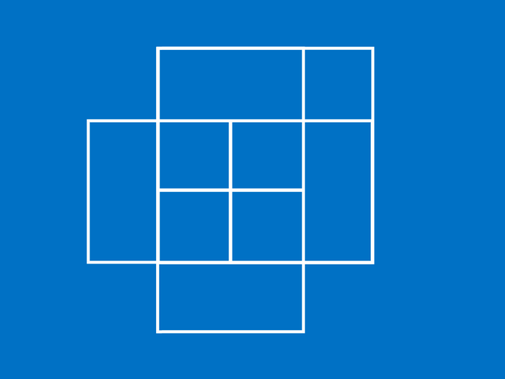
#> input picture quadrados.png, 505 x 379 px
$ python principal.py
#> lines starting #> are read from the running program, lines starting #| are printed output that depends on the picture
import scipy.ndimage as I
import cv2
import numpy as np
from scipy.signal import butter, filtfilt
from matplotlib import pyplot as plt


def keypress():
  ESC = 27
  while True:
    keycode = cv2.waitKey(25)
    if keycode != -1:
      keycode &= 0xFF
      if keycode == ESC:
        break
  cv2.destroyAllWindows()

#### Imagem tons de cinza ######
img_bgr = cv2.imread('quadrados.png')
#> img_bgr is the input picture: shape (379, 505, 3); mean B, G, R 199, 118, 9.1
cv2.imshow('Original', img_bgr)

keypress()
#> (key Esc is pressed here)

img_gray = cv2.cvtColor(img_bgr, cv2.COLOR_BGR2GRAY)
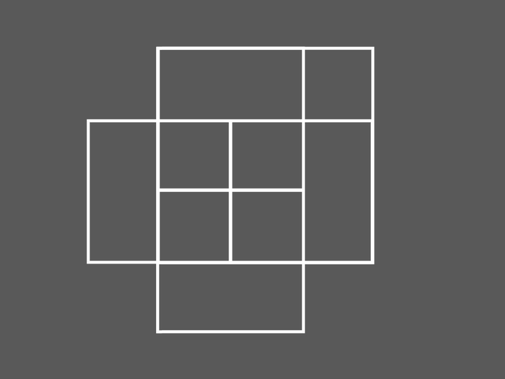
#> img_gray: shape (379, 505); min 79, max 255, mean 94.8

cv2.imshow('Tons de Cinza', img_gray)

keypress()
#> (key Enter is pressed here)
################################

###### FILTRO PASSA-ALTA #####

kernel_5x5 = np.array([
    [-1, -1, -1, -1, -1],
    [-1,  1,  2,  1, -1],
    [-1,  2,  4,  2, -1],
    [-1,  1,  2,  1, -1],
    [-1, -1, -1, -1, -1]
])

k5_1 = cv2.filter2D(img_gray, -1, kernel_5x5)
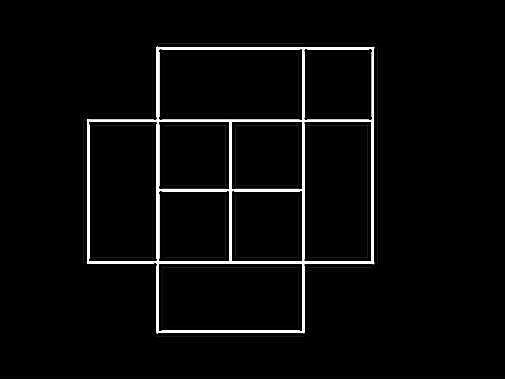
#> k5_1: shape (379, 505); min 0, max 255, mean 8.9

cv2.imshow("Filtro passa-alta", k5_1)

keypress()
########################################

############ BINARIZAÇÃO DA IMAGEM (PRETO E BRANCO) #################
(thresh, im_bw) = cv2.threshold(k5_1, 128, 255, cv2.THRESH_BINARY | cv2.THRESH_OTSU)
thresh = 127
im_bw = cv2.threshold(k5_1, thresh, 255, cv2.THRESH_BINARY)[1]

cv2.imshow("Imagem Binarizada", im_bw)

keypress()
#################################################

############## Transformada de Hough ################
edges = cv2.Canny(img_gray,50,150,apertureSize = 3)
print(img_gray.shape[1])
print(img_gray.shape)
minLineLength=img_bgr.shape[1]-300
lines = cv2.HoughLinesP(image=edges,rho=0.02,theta=np.pi/500, threshold=10,lines=np.array([]), minLineLength=minLineLength,maxLineGap=100)

a,b,c = lines.shape
for i in range(a):
    cv2.line(img_bgr, (lines[i][0][0], lines[i][0][1]), (lines[i][0][2], lines[i][0][3]), (50, 205, 153), 3, cv2.LINE_AA)


cv2.imshow('edges', edges)
cv2.imshow('result', img_bgr)

keypress()

#####################################################
